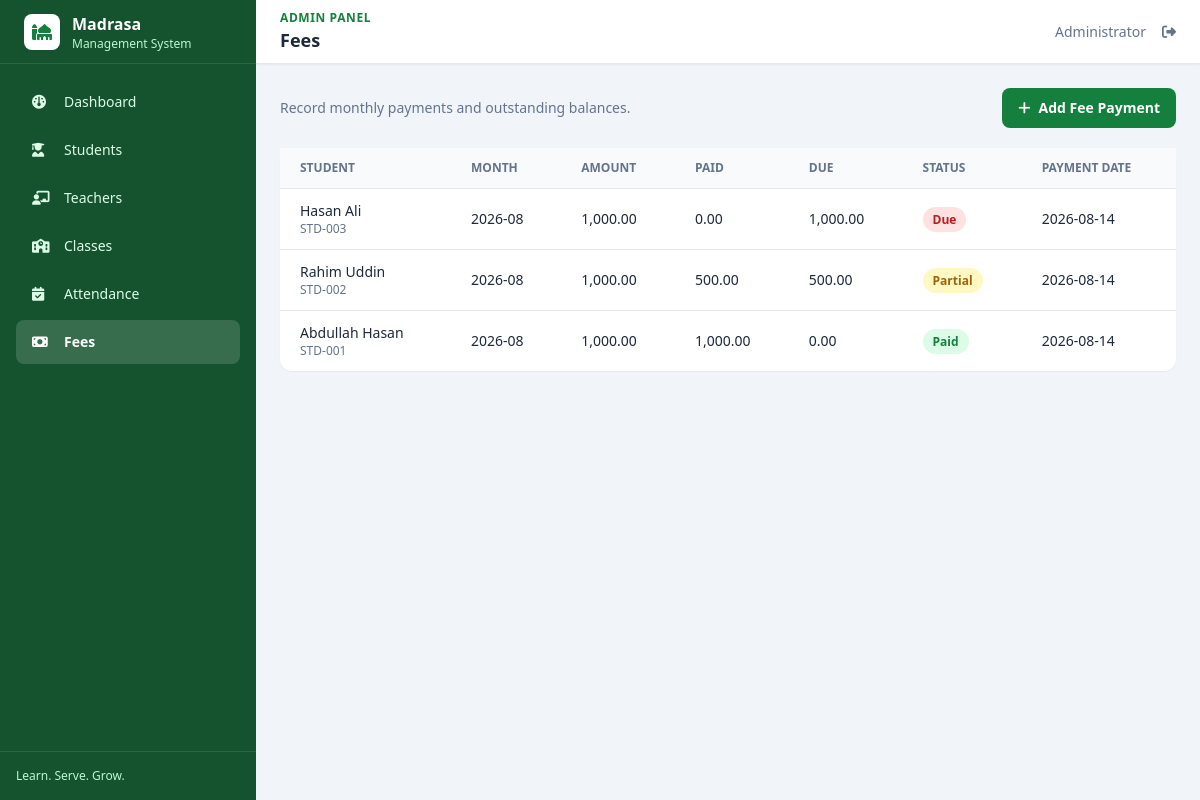
Screenshot of /fees.php (signed in) with the database file from the repository.
### tables this page shows
CREATE TABLE fees (
    id INT UNSIGNED AUTO_INCREMENT PRIMARY KEY,
    student_id INT UNSIGNED NOT NULL,
    fee_month CHAR(7) NOT NULL,
    amount DECIMAL(10,2) NOT NULL,
    paid_amount DECIMAL(10,2) NOT NULL DEFAULT 0,
    due_amount DECIMAL(10,2) NOT NULL DEFAULT 0,
    status ENUM('Paid','Partial','Due') NOT NULL DEFAULT 'Due',
    payment_date DATE NOT NULL,
    created_at TIMESTAMP DEFAULT CURRENT_TIMESTAMP,
    INDEX (fee_month), FOREIGN KEY (student_id) REFERENCES students(id) ON DELETE CASCADE
);

CREATE TABLE students (
    id INT UNSIGNED AUTO_INCREMENT PRIMARY KEY,
    student_id VARCHAR(50) NOT NULL UNIQUE,
    name VARCHAR(100) NOT NULL,
    father_name VARCHAR(100) NOT NULL,
    phone VARCHAR(30),
    address TEXT,
    class_id INT UNSIGNED NULL,
    admission_date DATE NOT NULL,
    status ENUM('Active','Inactive') NOT NULL DEFAULT 'Active',
    created_at TIMESTAMP DEFAULT CURRENT_TIMESTAMP,
    INDEX (name), INDEX (phone), FOREIGN KEY (class_id) REFERENCES classes(id) ON DELETE SET NULL
);

### includes/functions.php (called while the page is built, shortened)
<?php
function e(mixed $value): string
{
    return htmlspecialchars((string) $value, ENT_QUOTES, 'UTF-8');
}

### fees.php (the view, shortened to what this page needs)
<?php
require __DIR__.'/includes/auth.php';require __DIR__.'/config/database.php';require __DIR__.'/includes/functions.php';
$title='Fees';$fees=$pdo->query('SELECT f.*,s.name,s.student_id FROM fees f JOIN students s ON s.id=f.student_id ORDER BY f.id DESC')->fetchAll();
require __DIR__.'/includes/header.php';
?>
<div class="mb-5 flex flex-col justify-between gap-3 sm:flex-row sm:items-center"><p class="text-sm text-slate-500">Record monthly payments and outstanding balances.</p><a href="fee-add.php" class="rounded-lg bg-green-700 px-4 py-2.5 text-center text-sm font-semibold text-white"><i class="fa-solid fa-plus mr-2"></i>Add Fee Payment</a></div>
<div class="rounded-xl bg-white shadow-sm"><?php if(!$fees):?><p class="p-10 text-center text-sm text-slate-500">No fee records found.</p><?php else:?><div class="overflow-x-auto"><table class="w-full min-w-[750px] text-left text-sm"><thead class="bg-slate-50 text-xs uppercase text-slate-500"><tr><th class="px-5 py-3">Student</th><th class="px-5 py-3">Month</th><th class="px-5 py-3">Amount</th><th class="px-5 py-3">Paid</th><th class="px-5 py-3">Due</th><th class="px-5 py-3">Status</th><th class="px-5 py-3">Payment Date</th></tr></thead><tbody><?php foreach($fees as $fee):?><tr class="border-t"><td class="px-5 py-3"><p class="font-medium"><?=e($fee['name'])?></p><p class="text-xs text-slate-500"><?=e($fee['student_id'])?></p></td><td class="px-5 py-3"><?=e($fee['fee_month'])?></td><td class="px-5 py-3"><?=number_format((float)$fee['amount'],2)?></td><td class="px-5 py-3"><?=number_format((float)$fee['paid_amount'],2)?></td><td class="px-5 py-3"><?=number_format((float)$fee['due_amount'],2)?></td><td class="px-5 py-3"><span class="rounded-full px-2.5 py-1 text-xs font-semibold <?=$fee['status']==='Paid'?'bg-green-100 text-green-700':($fee['status']==='Partial'?'bg-yellow-100 text-yellow-700':'bg-red-100 text-red-700')?>"><?=e($fee['status'])?></span></td><td class="px-5 py-3"><?=e($fee['payment_date'])?></td></tr><?php endforeach;?></tbody></table></div><?php endif;?></div>
<?php require __DIR__.'/includes/footer.php';?>

### rows the page displays
fees: student.name "Hasan Ali", student.student_id "STD-003", fee_month "2026-08", amount "1,000.00", paid_amount "0.00", due_amount "1,000.00", status "Due", payment_date "2026-08-14"
fees: student.name "Rahim Uddin", student.student_id "STD-002", fee_month "2026-08", amount "1,000.00", paid_amount "500.00", due_amount "500.00", status "Partial", payment_date "2026-08-14"
fees: student.name "Abdullah Hasan", student.student_id "STD-001", fee_month "2026-08", amount "1,000.00", paid_amount "1,000.00", due_amount "0.00", status "Paid", payment_date "2026-08-14"

### other values shown
$label "Dashboard"
$label "Students"
$label "Teachers"
$label "Classes"
$label "Attendance"
$label "Fees"
$title "Fees"
$_SESSION['user_name'] "Administrator"
